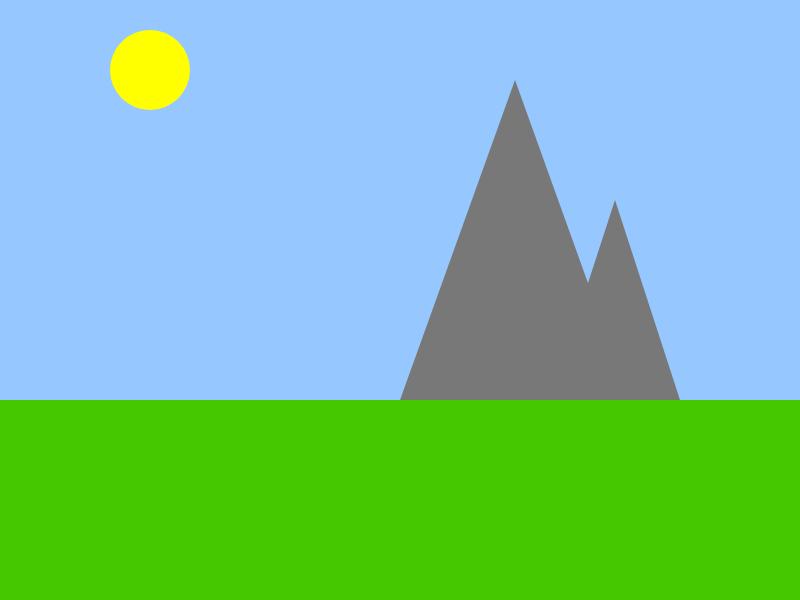
Frame 1 (no input)
Frame 60 (no input): identical to frame 1, image omitted
Frame 120 (the mouse pressed at the canvas centre since frame 60): identical to frame 1, image omitted

The p5.js sketch that drew this single still picture (run headless with seeded random() and noise() and a simulated clock; from frame 60 on, the mouse is pressed at the canvas centre):

// p5.js sketch
// ── sketch.js
var groundHeight;
var mountain1;
var mountain2;

var tree;

var moon;
var sun;
var darkness;

function setup()
{
	createCanvas(800, 600);
	//set the groundHeight proportional to the canvas size
	groundHeight = (height / 3) * 2;

	//initalise the mountain objects with properties to help draw them to the canvas
	mountain1 = {
		x: 400,
		y: groundHeight,
		height: 320,
		width: 230
	};
	mountain2 = {
		x: 550,
		y: groundHeight,
		height: 200,
		width: 130
	};

	//initalise the tree object
	tree = {
		x: 150,
		y: groundHeight + 20,
		trunkWidth: 40,
		trunkHeight: 150,
		canopyWidth: 120,
		canopyHeight: 100
	};

    //initalise the sun 
	sun = {
		x: 150,
		y: 70,
		diameter: 80,
	};
    
    //TASK: intialise a moon object with an extra property for brightness


	//set the initial darkness
	darkness = 0;
}



function draw()
{
	//TASK: update the values for the moons brightness, the sun's position and the darkness.
	//You can either map this to the mouse's location (i.e. the futher left the mouse is the more daylight) or you can just change the values gradually over time.


	//draw the sky
	background(150, 200, 255);
	noStroke();

	//draw the sun
	fill(255, 255, 0);
	ellipse(sun.x, sun.y, sun.diameter);
    
    //TASK: you'll need to draw the moon too. Make sure you use brightness to adjust the colour

	//draw the ground and make it green
	fill(70, 200, 0);
	rect(0, groundHeight, width, height - groundHeight);

	//draw the mountains
	fill(120);
	triangle(mountain1.x, mountain1.y,
		mountain1.x + mountain1.width, mountain1.y,
		mountain1.x + (mountain1.width / 2), mountain1.y - mountain1.height);

	triangle(mountain2.x, mountain2.y,
		mountain2.x + mountain2.width, mountain2.y,
		mountain2.x + (mountain2.width / 2), mountain2.y - mountain2.height);
    
    //TASK: You can draw the tree yourself
    

	//TASK: make the scene dark by drawing a rectangle that covers the whole canvas.
	//Use the alpha value of fill to determine how dark to make it



}
